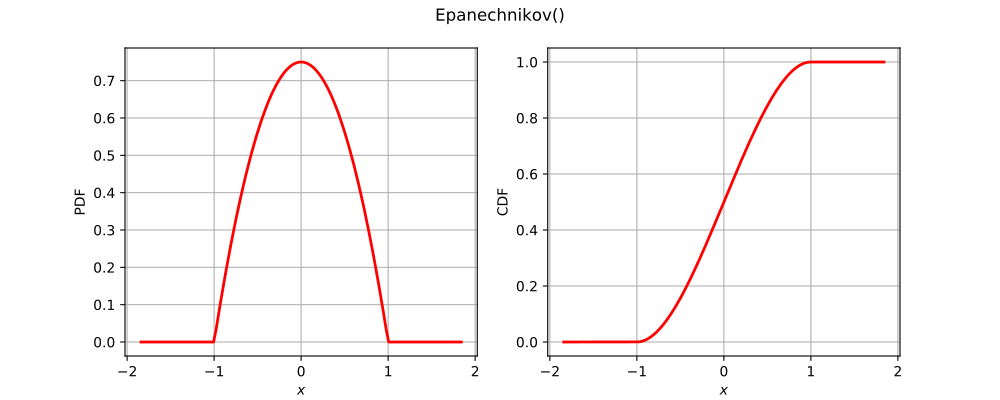

Python code for this plot:
import openturns as ot
from matplotlib import pyplot as plt
from openturns.viewer import View
if ot.Epanechnikov().__class__.__name__ == 'ComposedDistribution':
    correlation = ot.CorrelationMatrix(2)
    correlation[1, 0] = 0.25
    aCopula = ot.NormalCopula(correlation)
    marginals = [ot.Normal(1.0, 2.0), ot.Normal(2.0, 3.0)]
    distribution = ot.ComposedDistribution(marginals, aCopula)
elif ot.Epanechnikov().__class__.__name__ == 'CumulativeDistributionNetwork':
    distribution = ot.CumulativeDistributionNetwork([ot.Normal(2),ot.Dirichlet([0.5, 1.0, 1.5])], ot.BipartiteGraph([[0,1], [0,1]]))
elif ot.Epanechnikov().__class__.__name__ == 'Histogram':
    distribution = ot.Histogram([-1.0, 0.5, 1.0, 2.0], [0.45, 0.4, 0.15])
else:
    distribution = ot.Epanechnikov()
dimension = distribution.getDimension()
if dimension == 1:
    distribution.setDescription(['$x$'])
    pdf_graph = distribution.drawPDF()
    cdf_graph = distribution.drawCDF()
    fig = plt.figure(figsize=(10, 4))
    plt.suptitle(str(distribution))
    pdf_axis = fig.add_subplot(121)
    cdf_axis = fig.add_subplot(122)
    View(pdf_graph, figure=fig, axes=[pdf_axis], add_legend=False)
    View(cdf_graph, figure=fig, axes=[cdf_axis], add_legend=False)
elif dimension == 2:
    distribution.setDescription(['$x_1$', '$x_2$'])
    pdf_graph = distribution.drawPDF()
    fig = plt.figure(figsize=(10, 5))
    plt.suptitle(str(distribution))
    pdf_axis = fig.add_subplot(111)
    View(pdf_graph, figure=fig, axes=[pdf_axis], add_legend=False)
